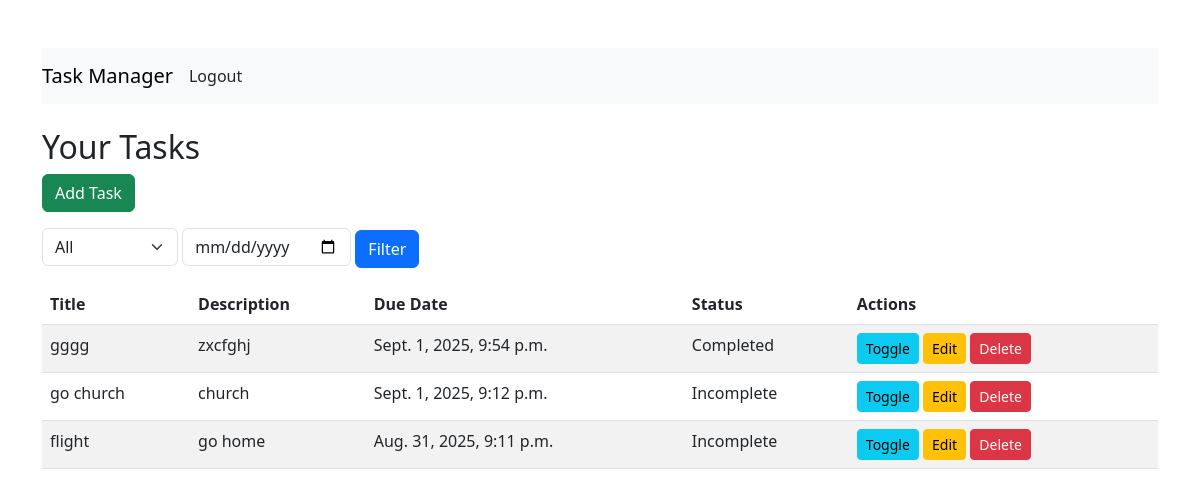
The page /tasks/ (signed in) on the database its author committed.
### tasks/models.py (models this page shows, shortened)
class Task(models.Model):
    title = models.CharField(max_length=200)
    description = models.TextField(blank=True, null=True)
    created_at = models.DateTimeField(auto_now_add=True)
    updated_at = models.DateTimeField(auto_now=True)
    due_date = models.DateTimeField(blank=True, null=True)
    is_completed = models.BooleanField(default=False)
    owner = models.ForeignKey(User, on_delete=models.CASCADE, related_name='tasks')
    class Meta:
        ordering = ['-created_at']  # Newest first

### tasks/views.py (the view)
# urls.py: path('tasks/', views.task_list, name='task_list'),
@login_required
def task_list(request):
    status = request.GET.get('status')
    date_filter = request.GET.get('date')
    tasks = Task.objects.filter(owner=request.user)
    if status == 'completed':
        tasks = tasks.filter(is_completed=True)
    elif status == 'incomplete':
        tasks = tasks.filter(is_completed=False)
    if date_filter:
        try:
            due_date = datetime.strptime(date_filter, '%Y-%m-%d')
            tasks = tasks.filter(due_date__date=due_date.date())
        except ValueError:
            pass  # Invalid date, ignore
    return render(request, 'tasks/task_list.html', {'tasks': tasks})

### templates/tasks/task_list.html (shortened to what this page needs)
{% extends 'base.html' %}
{% block content %}
    <h2>Your Tasks</h2>
    <a href="{% url 'task_create' %}" class="btn btn-success mb-3">Add Task</a>
    <form method="get" class="mb-3">
        <select name="status" class="form-select d-inline-block w-auto">
            <option value="">All</option>
        </select>
        <input type="date" name="date" value="{{ request.GET.date }}" class="form-control d-inline-block w-auto">
        <button type="submit" class="btn btn-primary">Filter</button>
    </form>
    <table class="table table-striped">
        <thead>
            <tr>
                <th>Title</th>
                <th>Description</th>
                <th>Due Date</th>
                <th>Status</th>
                <th>Actions</th>
            </tr>
        </thead>
        <tbody>
            {% for task in tasks %}
                <tr>
                    <td>{{ task.title }}</td>
                    <td>{{ task.description|default:"None" }}</td>
                    <td>{{ task.due_date|default:"None" }}</td>
                    <td>{% if task.is_completed %}Completed{% else %}Incomplete{% endif %}</td>
                    <td>
                        <form method="post" action="{% url 'task_toggle' task.id %}" class="d-inline">
                            <button type="submit" class="btn btn-sm btn-info">Toggle</button>
                        </form>
                        <a href="{% url 'task_edit' task.id %}" class="btn btn-sm btn-warning">Edit</a>
                        <form method="post" action="{% url 'task_delete' task.id %}" class="d-inline">
                            <button type="submit" class="btn btn-sm btn-danger" onclick="return confirm('Are you sure?')">Delete</button>
                        </form>
                    </td>
                </tr>
            {% empty %}
                <tr><td colspan="5">No tasks yet.</td></tr>
            {% endfor %}
        </tbody>
    </table>
{% endblock %}

### templates/base.html (shortened to what this page needs)
<!DOCTYPE html>
<html lang="en">
<head>
    <link href="https://cdn.jsdelivr.net/npm/bootstrap@5.3.0/dist/css/bootstrap.min.css" rel="stylesheet">
</head>
<body class="container mt-5">
   <nav class="navbar navbar-expand-lg navbar-light bg-light mb-4">
    <a class="navbar-brand" href="/tasks/">Task Manager</a>
    {% if user.is_authenticated %}
        <a class="nav-link" href="/logout/">Logout</a>
    {% else %}
        <a class="nav-link" href="/login/">Login</a>
        <a class="nav-link" href="/register/">Register</a>
    {% endif %}
   </nav>
    {% block content %}{% endblock %}
</body>
</html>

### rows shown on the page
Task: title "gggg", description "zxcfghj", due_date "Sept. 1, 2025, 9:54 p.m.", is_completed "Completed"
Task: title "go church", description "church", due_date "Sept. 1, 2025, 9:12 p.m.", is_completed "Incomplete"
Task: title "flight", description "go home", due_date "Aug. 31, 2025, 9:11 p.m.", is_completed "Incomplete"
